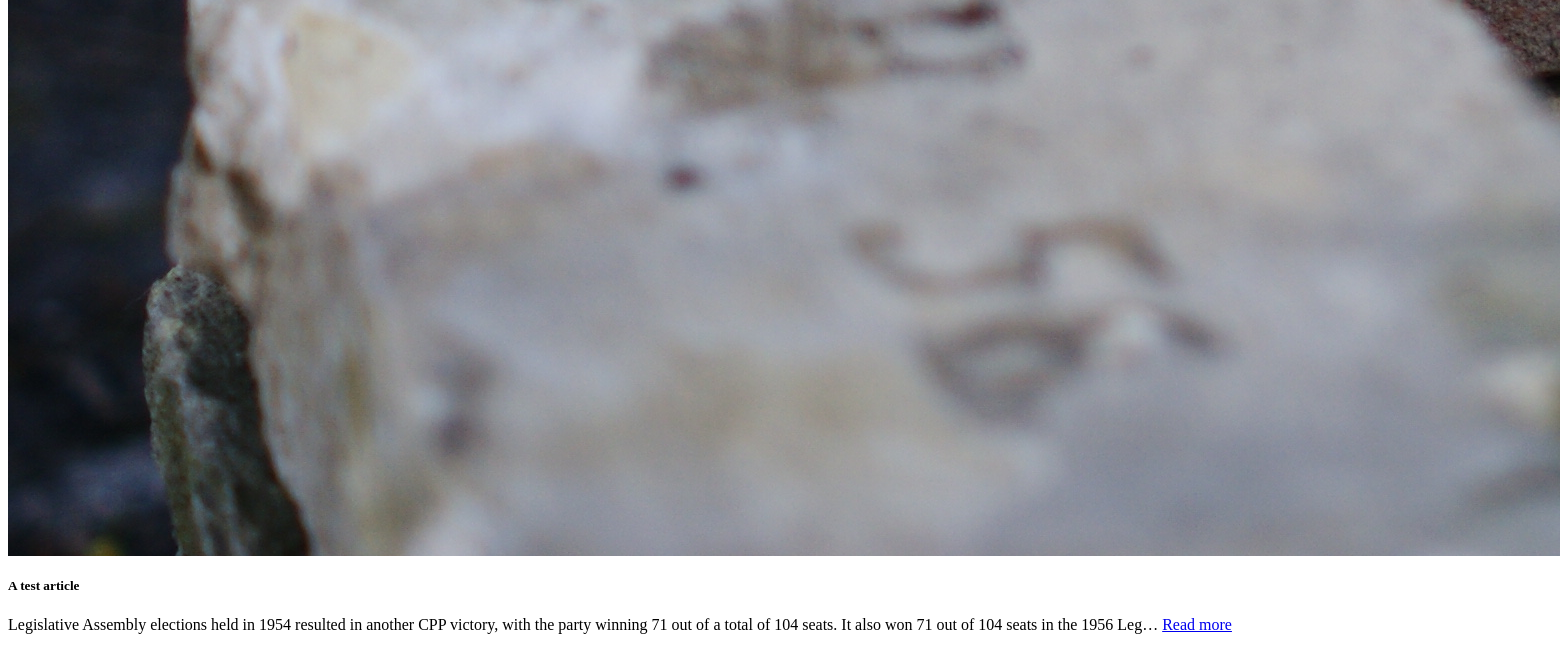
The page /featured_articles/ (lower part) on the database as committed earlier.
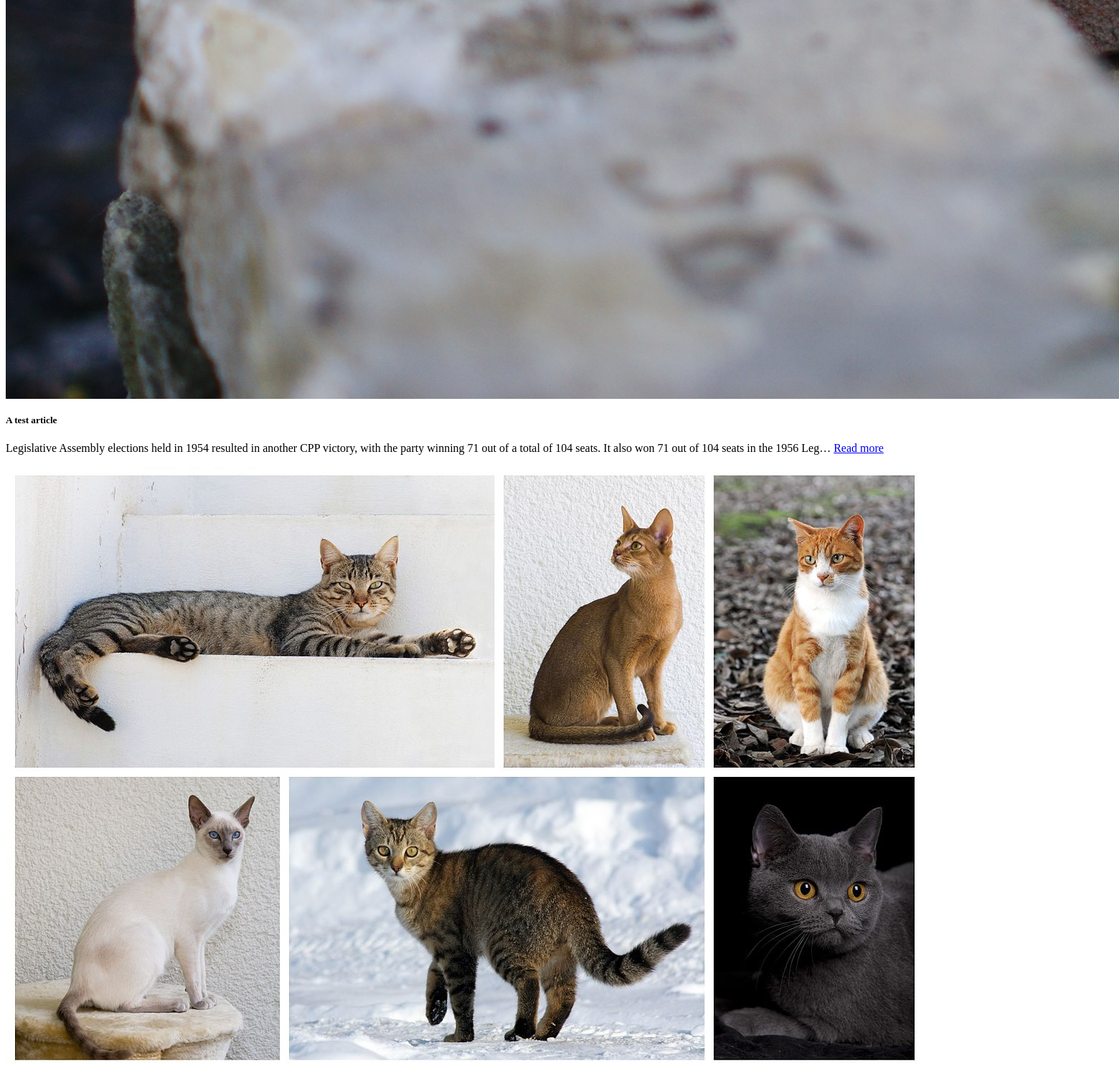
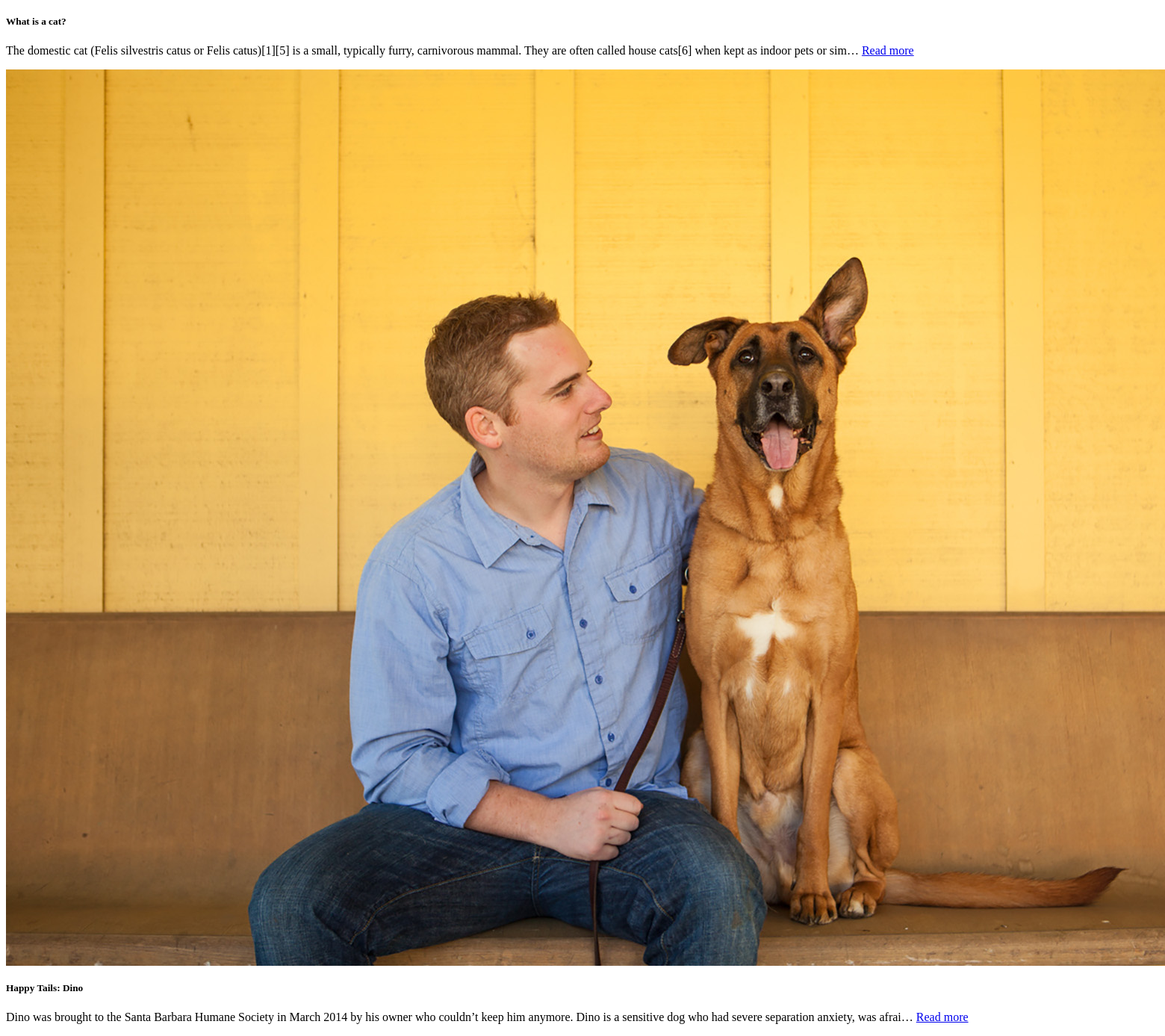
The same page on the database as committed later (2 pictures, top to bottom).
### app/models.py (models this page shows, shortened)
class Article(models.Model):
    id = models.AutoField(primary_key=True)
    title = models.CharField(max_length=50, default='', blank=True)
    body = models.TextField()
    author = models.CharField(max_length=50, default='', blank=True)
    photo = models.ImageField(upload_to=article_directory_path, default='articles/article_default_image.jpg')
    date_published = models.DateField(auto_now=True)
    view_count = models.IntegerField(default=0)
    featured = models.BooleanField(default=False)

### app/views.py (the view)
# urls.py: path('featured_articles/', views.featured_articles, name='featured_articles'),
def featured_articles(request):
    articles = models.Article.objects.filter(featured=True)
    num_feat = articles.count()
    if num_feat > 3:
        articles = articles[:3]
    return render(request, 'app/featured_articles.html', { 'feat_articles': articles })

### app/templates/app/featured_articles.html (shortened to what this page needs)
<div class="row mt-5">
{% for article in feat_articles %}
    <div class="col-md-4 col-sm-6 shadow-sm">
            <div class="card shadow-sm">
                <img class="card-img-top" style="object-fit: cover; min-height: 60%" src="{{ article.photo.url }}" alt="Card image cap">
                <div class="card-body">
                    <h5 class="card-title">{{ article.title }}</h5>
                    <p class="card-text text-dark text-regular">{{ article.body|truncatechars_html:180 }} <a href="{% url 'article' id=article.id %}" class="text-header">Read more</a></p>
                </div>
            </div>
    </div>
{% empty %}
        <h4> No pets were found :(</h4>
{% endfor %}
</div>

Rows that differ between the two databases and show on the page:
now on this page (row edited): Article: photo (picture), title "What is a cat?", body "The domestic cat (Felis silvestris catus or Felis catus)[1][5] is a small, typically furry, carnivorous mammal. They are often called house cats[6] when kept as indoor pets or sim…"
added Article: photo (picture), title "Happy Tails: Dino", body "Dino was brought to the Santa Barbara Humane Society in March 2014 by his owner who couldn’t keep him anymore. Dino is a sensitive dog who had severe separation anxiety, was afrai…"
